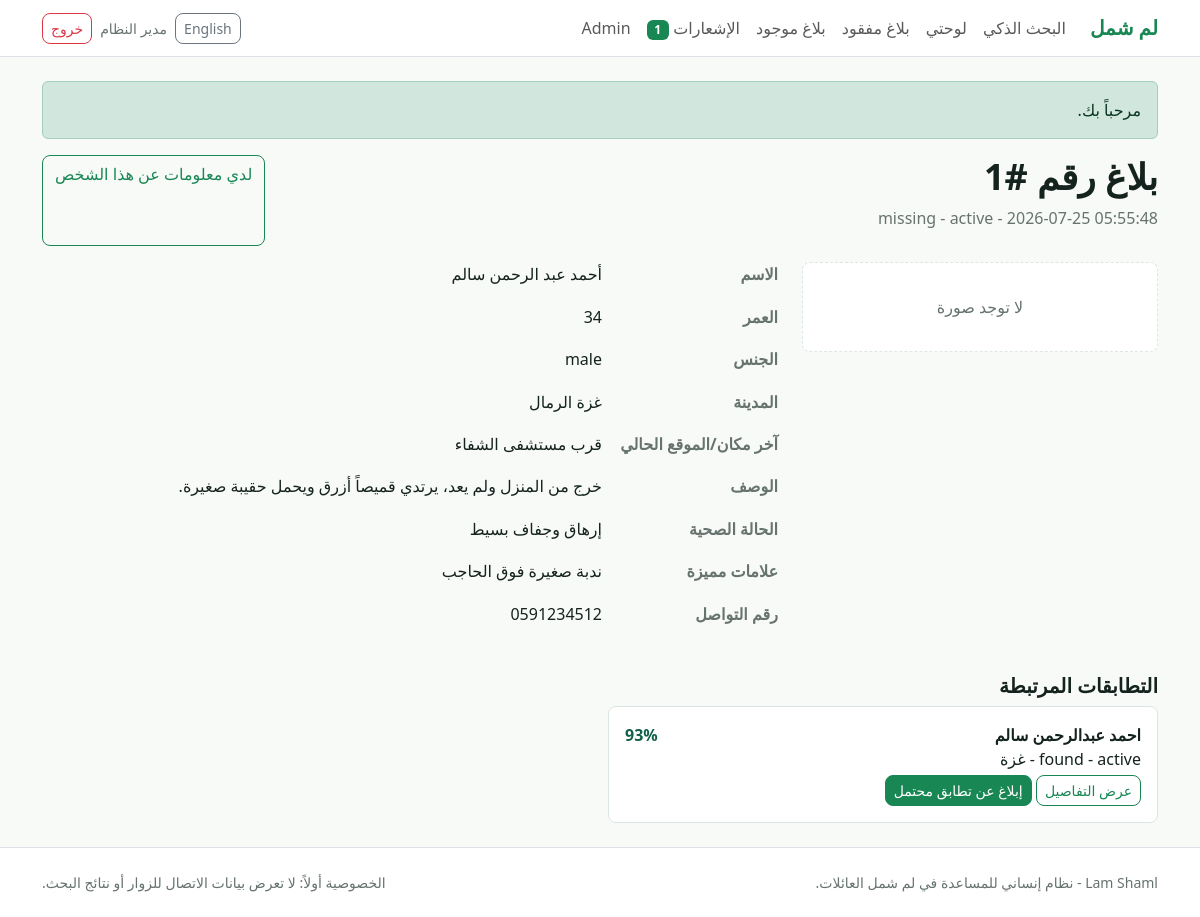
/public/requests/1 (signed in), run on the app's committed database.
### tables this page shows
CREATE TABLE accounts (
  account_id INT UNSIGNED AUTO_INCREMENT PRIMARY KEY,
  full_name VARCHAR(160) NOT NULL,
  phone VARCHAR(30) NOT NULL,
  email VARCHAR(190) NOT NULL,
  password_hash VARCHAR(255) NOT NULL,
  city VARCHAR(120) NOT NULL,
  role ENUM('user','organization','admin') NOT NULL DEFAULT 'user',
  status ENUM('active','blocked','pending') NOT NULL DEFAULT 'active',
  created_at TIMESTAMP NOT NULL DEFAULT CURRENT_TIMESTAMP,
  UNIQUE KEY uq_accounts_email (email),
  UNIQUE KEY uq_accounts_phone (phone),
  KEY idx_accounts_role_status (role, status)
);

CREATE TABLE reunification_requests (
  request_id BIGINT UNSIGNED AUTO_INCREMENT PRIMARY KEY,
  account_id INT UNSIGNED NOT NULL,
  request_type ENUM('missing','found') NOT NULL,
  status ENUM('pending','active','approved','rejected','more_info','resolved') NOT NULL DEFAULT 'pending',
  priority ENUM('low','normal','high','urgent') NOT NULL DEFAULT 'normal',
  description TEXT NOT NULL,
  contact_phone VARCHAR(30) NOT NULL,
  created_at TIMESTAMP NOT NULL DEFAULT CURRENT_TIMESTAMP,
  updated_at TIMESTAMP NOT NULL DEFAULT CURRENT_TIMESTAMP ON UPDATE CURRENT_TIMESTAMP,
  KEY idx_requests_account (account_id),
  KEY idx_requests_type_status (request_type, status),
  KEY idx_requests_created (created_at),
  CONSTRAINT fk_requests_account FOREIGN KEY (account_id) REFERENCES accounts(account_id) ON DELETE RESTRICT
);

CREATE TABLE family_members (
  member_id BIGINT UNSIGNED AUTO_INCREMENT PRIMARY KEY,
  request_id BIGINT UNSIGNED NOT NULL,
  full_name VARCHAR(180) NOT NULL,
  normalized_name VARCHAR(180) NOT NULL,
  age TINYINT UNSIGNED NULL,
  gender ENUM('male','female','unknown') NOT NULL DEFAULT 'unknown',
  original_city VARCHAR(120) NULL,
  relationship VARCHAR(80) NULL,
  health_status VARCHAR(255) NULL,
  distinctive_marks TEXT NULL,
  registered_by VARCHAR(160) NULL,
  KEY idx_family_request (request_id),
  KEY idx_family_normalized (normalized_name),
  KEY idx_family_age_gender (age, gender),
  CONSTRAINT fk_family_request FOREIGN KEY (request_id) REFERENCES reunification_requests(request_id) ON DELETE CASCADE
);

CREATE TABLE locations (
  location_id BIGINT UNSIGNED AUTO_INCREMENT PRIMARY KEY,
  request_id BIGINT UNSIGNED NOT NULL,
  city VARCHAR(120) NOT NULL,
  area VARCHAR(120) NULL,
  last_known_place VARCHAR(255) NULL,
  current_location VARCHAR(255) NULL,
  last_seen_date DATE NULL,
  KEY idx_locations_request (request_id),
  KEY idx_locations_city_area (city, area),
  CONSTRAINT fk_locations_request FOREIGN KEY (request_id) REFERENCES reunification_requests(request_id) ON DELETE CASCADE
);

CREATE TABLE match_records (
  match_id BIGINT UNSIGNED AUTO_INCREMENT PRIMARY KEY,
  request_id BIGINT UNSIGNED NOT NULL,
  matched_request_id BIGINT UNSIGNED NOT NULL,
  name_score DECIMAL(5,2) NOT NULL DEFAULT 0,
  location_score DECIMAL(5,2) NOT NULL DEFAULT 0,
  age_score DECIMAL(5,2) NOT NULL DEFAULT 0,
  gender_score DECIMAL(5,2) NOT NULL DEFAULT 0,
  place_score DECIMAL(5,2) NOT NULL DEFAULT 0,
  total_score DECIMAL(5,2) NOT NULL DEFAULT 0,
  status ENUM('pending','approved','rejected','resolved') NOT NULL DEFAULT 'pending',
  admin_notes TEXT NULL,
  created_at TIMESTAMP NOT NULL DEFAULT CURRENT_TIMESTAMP,
  UNIQUE KEY uq_match_pair (request_id, matched_request_id),
  KEY idx_matches_status_score (status, total_score),
  CONSTRAINT fk_matches_request FOREIGN KEY (request_id) REFERENCES reunification_requests(request_id) ON DELETE CASCADE,
  CONSTRAINT fk_matches_matched FOREIGN KEY (matched_request_id) REFERENCES reunification_requests(request_id) ON DELETE CASCADE
);

### app/Views/requests/show.php (the view)
<div class="d-flex flex-wrap justify-content-between gap-2 mb-3">
  <div><h1>بلاغ رقم #<?= (int)$request['request_id'] ?></h1><p class="text-muted"><?= e($request['request_type']) ?> - <?= e($request['status']) ?> - <?= e($request['created_at']) ?></p></div>
  <a class="btn btn-outline-success" href="<?= url('matches/report/' . $request['request_id'] . '/' . $request['request_id']) ?>">لدي معلومات عن هذا الشخص</a>
</div>
<div class="row g-4">
  <div class="col-lg-4">
    <?php if ($request['file_path']): ?><img class="detail-photo" src="<?= url($request['file_path']) ?>" alt="صورة الحالة"><?php else: ?><div class="empty-photo">لا توجد صورة</div><?php endif; ?>
  </div>
  <div class="col-lg-8">
    <dl class="details-grid">
      <dt>الاسم</dt><dd><?= e($request['full_name']) ?></dd>
      <dt>العمر</dt><dd><?= e((string)$request['age']) ?></dd>
      <dt>الجنس</dt><dd><?= e($request['gender']) ?></dd>
      <dt>المدينة</dt><dd><?= e($request['city']) ?> <?= e($request['area']) ?></dd>
      <dt>آخر مكان/الموقع الحالي</dt><dd><?= e($request['last_known_place'] ?: $request['current_location']) ?></dd>
      <dt>الوصف</dt><dd><?= nl2br(e($request['description'])) ?></dd>
      <dt>الحالة الصحية</dt><dd><?= e($request['health_status']) ?></dd>
      <dt>علامات مميزة</dt><dd><?= e($request['distinctive_marks']) ?></dd>
      <dt>رقم التواصل</dt><dd><?= $canSeeContact ? e($request['contact_phone']) : e(mask_phone($request['contact_phone'])) ?></dd>
    </dl>
  </div>
</div>
<h2 class="mt-4">التطابقات المرتبطة</h2>
<div class="row g-3">
  <?php foreach ($matches as $m): ?>
    <div class="col-md-6"><div class="result-card">
      <div class="d-flex justify-content-between"><strong><?= e($m['full_name']) ?></strong><span class="score"><?= (int)$m['total_score'] ?>%</span></div>
      <p class="mb-1"><?= e($m['request_type']) ?> - <?= e($m['status']) ?> - <?= e($m['city']) ?></p>
      <a class="btn btn-sm btn-outline-success" href="<?= url('requests/' . $m['matched_request_id']) ?>">عرض التفاصيل</a>
      <a class="btn btn-sm btn-success" href="<?= url('matches/report/' . $request['request_id'] . '/' . $m['matched_request_id']) ?>">إبلاغ عن تطابق محتمل</a>
    </div></div>
  <?php endforeach; if (!$matches): ?><p class="text-muted">لا توجد تطابقات مسجلة بعد.</p><?php endif; ?>
</div>

### app/Core/Router.php (shortened to what the rows shown need)
<?php
final class Router
{
    private array $routes = [];
    private function add(string $method, string $path, array $handler): void
    {
        $this->routes[] = [$method, trim($path, '/'), $handler];
    }
    public function dispatch(): void
    {
        $method = $_SERVER['REQUEST_METHOD'] ?? 'GET';
        $path = trim(parse_url($_SERVER['PATH_INFO'] ?? $_GET['path'] ?? '', PHP_URL_PATH) ?: '', '/');
        foreach ($this->routes as [$routeMethod, $routePath, $handler]) {
            $params = $this->match($routePath, $path);
            if ($routeMethod === $method && $params !== null) {
                [$class, $action] = $handler;
                echo (new $class())->$action(...$params);
                return;
            }
        }
        throw new HttpException(404, 'الصفحة المطلوبة غير موجودة.');
    }
    private function match(string $route, string $path): ?array
    {
        $routeParts = $route === '' ? [] : explode('/', $route);
        $pathParts = $path === '' ? [] : explode('/', $path);
        if (count($routeParts) !== count($pathParts)) {
            return null;
        }
        $params = [];
        foreach ($routeParts as $i => $part) {
            if (preg_match('/^\{[a-z_]+\}$/', $part)) {
                $params[] = $pathParts[$i];
                continue;
            }
        }
        return $params;
    }
}

### app/Views/layout.php (shortened to what the rows shown need)
<?php
$user = LamShaml\Core\Auth::user();
$flashes = LamShaml\Core\Session::flashes();
$dir = ($_GET['lang'] ?? $_SESSION['lang'] ?? 'ar') === 'en' ? 'ltr' : 'rtl';
$unread = $user ? (new LamShaml\Repositories\NotificationRepository())->unreadCount((int)$user['account_id']) : 0;
?>
<!doctype html>
<html lang="<?= $dir === 'rtl' ? 'ar' : 'en' ?>" dir="<?= e($dir) ?>">
<head>
  <link href="https://cdn.jsdelivr.net/npm/bootstrap@5.3.3/dist/css/bootstrap<?= $dir === 'rtl' ? '.rtl' : '' ?>.min.css" rel="stylesheet">
  <link href="<?= url('assets/app.css') ?>" rel="stylesheet">
</head>
<body>
<nav class="navbar navbar-expand-lg bg-white border-bottom sticky-top">
  <div class="container">
    <a class="navbar-brand fw-bold text-success" href="<?= url('') ?>">لم شمل</a>
    <div id="nav" class="collapse navbar-collapse">
      <ul class="navbar-nav me-auto mb-2 mb-lg-0">
        <li class="nav-item"><a class="nav-link" href="<?= url('search') ?>">البحث الذكي</a></li>
        <?php if ($user): ?>
          <li class="nav-item"><a class="nav-link" href="<?= url('dashboard') ?>">لوحتي</a></li>
          <li class="nav-item"><a class="nav-link" href="<?= url('requests/create/missing') ?>">بلاغ مفقود</a></li>
          <li class="nav-item"><a class="nav-link" href="<?= url('requests/create/found') ?>">بلاغ موجود</a></li>
          <li class="nav-item"><a class="nav-link" href="<?= url('notifications') ?>">الإشعارات <span class="badge text-bg-success"><?= $unread ?></span></a></li>
          <?php if (($user['role'] ?? '') === 'admin'): ?><li class="nav-item"><a class="nav-link" href="<?= url('admin') ?>">Admin</a></li><?php endif; ?>
        <?php endif; ?>
      </ul>
      <div class="d-flex gap-2 align-items-center">
        <a class="btn btn-sm btn-outline-secondary" href="?lang=<?= $dir === 'rtl' ? 'en' : 'ar' ?>"><?= $dir === 'rtl' ? 'English' : 'العربية' ?></a>
        <?php if ($user): ?>
          <span class="small text-muted"><?= e($user['full_name']) ?></span>
          <form method="post" action="<?= url('logout') ?>"><?= csrf_field() ?><button class="btn btn-sm btn-outline-danger">خروج</button></form>
        <?php else: ?>
          <a class="btn btn-sm btn-outline-success" href="<?= url('login') ?>">دخول</a>
          <a class="btn btn-sm btn-success" href="<?= url('register') ?>">حساب جديد</a>
        <?php endif; ?>
      </div>
    </div>
  </div>
</nav>
<main class="py-4">
  <div class="container">
    <?php foreach ($flashes as $type => $messages): foreach ($messages as $message): ?>
      <div class="alert alert-<?= $type === 'success' ? 'success' : 'warning' ?>"><?= e($message) ?></div>
    <?php endforeach; endforeach; ?>
    <?= $content ?>
  </div>
</main>
<footer class="border-top py-4 bg-white">
  <div class="container small text-muted d-flex flex-wrap justify-content-between gap-2">
    <span>Lam Shaml - نظام إنساني للمساعدة في لم شمل العائلات.</span>
    <span>الخصوصية أولاً: لا تعرض بيانات الاتصال للزوار أو نتائج البحث.</span>
  </div>
</footer>
</body>
</html>

### data on the page
accounts: account_id "1", full_name "مدير النظام"
reunification_requests: request_id "1", request_type "missing", status "active", created_at "2026-07-25 05:55:48", family_members.full_name "أحمد عبد الرحمن سالم", family_members.age "34", family_members.gender "male", locations.city "غزة", locations.area "الرمال", locations.last_known_place "قرب مستشفى الشفاء", description "خرج من المنزل ولم يعد، يرتدي قميصاً أزرق ويحمل حقيبة صغيرة.", family_members.health_status "إرهاق وجفاف بسيط", family_members.distinctive_marks "ندبة صغيرة فوق الحاجب", contact_phone "0591234512"
match_records: family_members.full_name "احمد عبدالرحمن سالم", total_score "93", matched_request.request_type "found", matched_request.status "active", locations.city "غزة"

### other printed values
$message "مرحباً بك."
